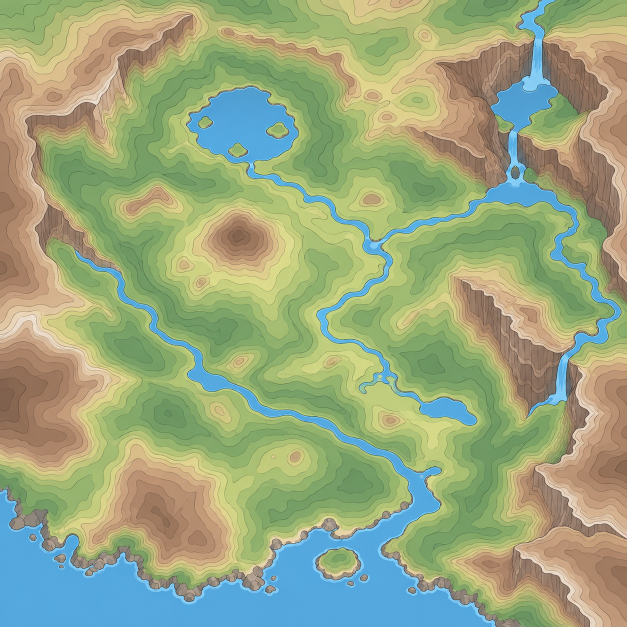
#> input picture tools/terrain/ref/topo.png, 1254 x 1254 px (shown at 1/2 size)
$ python gen_heightmap.py
#> lines starting #> are read from the running program, lines starting #| are printed output that depends on the picture; long printed decimals are rounded
# /// script
# requires-python = ">=3.11"
# dependencies = ["numpy", "scipy", "pillow"]
# ///
"""Generate the terrain heightmap from ref/topo.png + terrain_features.py.

    uv run gen_heightmap.py

Pipeline:
  1. Classify topo colors -> relief index (hypsometric ramp) + water/sea/lake masks.
  2. Water levels: shortest path from the sea over the water network (river slope,
     flat lakes, explicit waterfall drops) -> monotonic level per water pixel.
  3. Valley floor: harmonic interpolation of water levels over the land.
  4. Height = valley floor + relief + low-amplitude noise.
  5. Cliffs: authored bands are re-profiled into talus + terraced riser + rim.
  6. Carve river/lake beds, banks, coast and sea floor.

Outputs (out/): heightmap.npy (float32 meters, row 0 = north, sea level = 0),
heightmap_16.png + heightmap.json (normalized 16-bit + range), mask_*.png, preview_*.png.
"""
import json
from pathlib import Path

import numpy as np
from PIL import Image
from scipy import ndimage as ndi
from scipy import sparse
from scipy.sparse import csgraph
from scipy.sparse.linalg import spsolve

import terrain_features as F

HERE = Path(__file__).parent
OUT = HERE / "out"
SIZE_M = 1024.0  # world size (m)
RES = 1024  # heightmap samples per side (1 m spacing)
PX = SIZE_M / RES  # meters per sample
K = RES / F.REF_SIZE  # ref px -> sample

RIVER_SLOPE = 0.030  # level rise per m along rivers
LAKE_SLOPE = 0.0005
LAND_SLOPE = 0.5  # high: water must follow rivers/connectors, not shortcut over land
RELIEF_SCALE = 1.35
SEED = 7

# Hypsometric ramp of the topo image (RGB -> relief index). -1 contour line, -2 water.
RAMP = [((109, 147, 95), 0), ((125, 162, 102), 1), ((143, 174, 107), 2), ((160, 183, 112), 3),
        ((178, 192, 118), 4), ((194, 201, 126), 5), ((217, 206, 139), 6), ((228, 205, 175), 7.5),
        ((211, 180, 140), 8), ((194, 159, 124), 9), ((174, 140, 110), 10), ((152, 123, 100), 11),
        ((130, 106, 87), 12), ((84, 91, 81), -1), ((84, 167, 220), -2), ((128, 202, 242), -2)]


def smoothstep(a: float, b: float, x: np.ndarray) -> np.ndarray:
    t = np.clip((x - a) / (b - a), 0.0, 1.0)
    return t * t * (3 - 2 * t)


def disk(r: int) -> np.ndarray:
    y, x = np.ogrid[-r:r + 1, -r:r + 1]
    return x * x + y * y <= r * r


def classify(img: np.ndarray) -> tuple[np.ndarray, np.ndarray]:
    """Return (relief index [RES,RES] float, water mask)."""
    cols = np.array([c for c, _ in RAMP], np.float32)
    vals = np.array([v for _, v in RAMP], np.float32)
    idx = np.empty(img.shape[:2], np.int32)
    for r in range(0, img.shape[0], 128):  # chunked to bound memory
        d = ((img[r:r + 128, :, None, :] - cols[None, None]) ** 2).sum(-1)
        idx[r:r + 128] = d.argmin(-1)
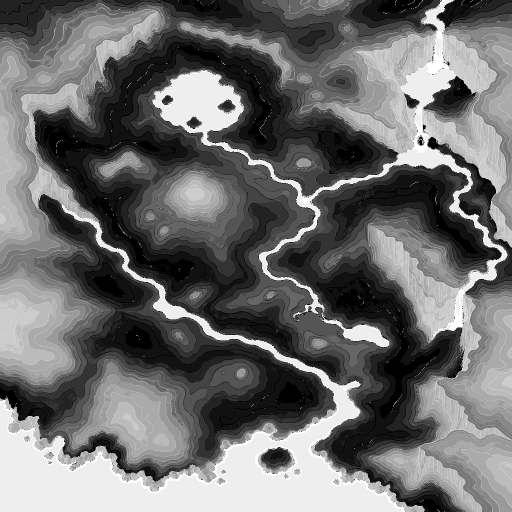
#> idx: shape (1024, 1024) int32 (shown at 1/2 size); min 0, max 15, mean 6.42; drawn with min black and max white
    v = vals[idx]
    water = ndi.binary_opening(ndi.binary_closing(v == -2, disk(1)), disk(1))
    land = v >= 0
    _, near = ndi.distance_transform_edt(~land, return_indices=True)
    rel = ndi.median_filter(v[near[0], near[1]], 5)
    return ndi.gaussian_filter(rel, 7.0 / PX), water


def split_water(water: np.ndarray) -> tuple[np.ndarray, np.ndarray]:
    """Sea = wide water touching the map border; lakes = wide inland water."""
    r = int(10 / PX)
    wide = ndi.binary_opening(np.pad(water, r, mode="edge"), disk(r))[r:-r, r:-r]
    lab, _ = ndi.label(wide)
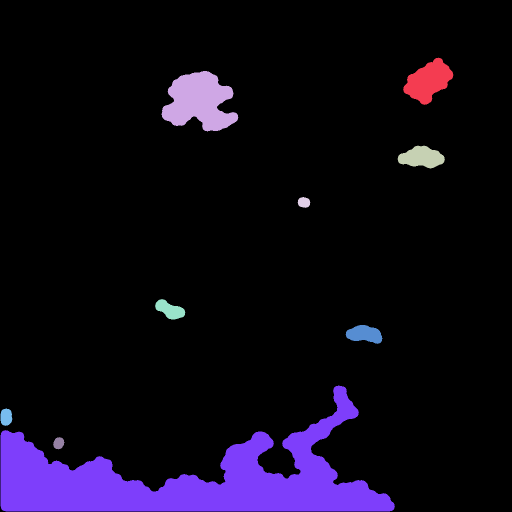
#> lab: shape (1024, 1024) int32 (shown at 1/2 size); 10 distinct labels, from 0 to 9; one colour per label, 0 black
    m = 4  # morphology leaves a thin unset frame at the image edge
    border = np.unique(np.concatenate([lab[:m].ravel(), lab[-m:].ravel(),
                                       lab[:, :m].ravel(), lab[:, -m:].ravel()]))
#> border = [0, 7, 8]
    sea = np.isin(lab, border[border > 0])
    sea = ndi.binary_dilation(sea, disk(int(10 / PX))) & water
    lake = ndi.binary_opening(water & ~sea, disk(int(6 / PX)))
    lake = ndi.binary_dilation(lake, disk(int(6 / PX))) & water & ~sea
    return sea, lake


def polyline_field(pts_ref, shape):
    """Per-pixel (m): lateral signed offset s, distance d, end overshoot e, unit normal, arc length."""
    P = np.array(pts_ref, np.float64) * K * PX
    yy, xx = np.mgrid[0:shape[0], 0:shape[1]]
    px, py = (xx + 0.5) * PX, (yy + 0.5) * PX
    best = np.full(shape, np.inf)
    s, e, nx, ny, along = (np.zeros(shape) for _ in range(5))
    arc = 0.0
    for i in range(len(P) - 1):
        a, b = P[i], P[i + 1]
        ab = b - a
        ln = np.hypot(*ab)
        t_raw = ((px - a[0]) * ab[0] + (py - a[1]) * ab[1]) / ln**2
        t = np.clip(t_raw, 0, 1)
        d = np.hypot(px - (a[0] + t * ab[0]), py - (a[1] + t * ab[1]))
        m = d < best
        best[m] = d[m]
        s[m] = ((ab[0] * (py - a[1]) - ab[1] * (px - a[0])) / ln)[m]
        over = np.zeros(shape)
        if i == 0:
            over = np.maximum(over, -t_raw * ln)
        if i == len(P) - 2:
            over = np.maximum(over, (t_raw - 1) * ln)
        e[m] = over[m]
        nx[m], ny[m] = -ab[1] / ln, ab[0] / ln
        along[m] = (arc + t * ln)[m]
        arc += ln
    return s, best, e, nx, ny, along


def fall_cost(shape) -> np.ndarray:
    cost = np.zeros(shape)
    band = 2.5  # m, half thickness of the fall line
    for f in F.FALLS:
        d = polyline_field(f["pts"], shape)[1]
        cost[d < band] += f["drop"] / (2 * band)
    return cost


def water_levels(water, sea, lake) -> np.ndarray:
    """Shortest-path level from the sea (0 m) over water; land bridges gaps."""
    h, w = water.shape
    link = np.zeros(water.shape, bool)
    for cn in F.CONNECTORS:
        link |= polyline_field(cn["pts"], water.shape)[1] < 2.0
    c = np.where(lake, LAKE_SLOPE, np.where(water | link, RIVER_SLOPE, LAND_SLOPE))
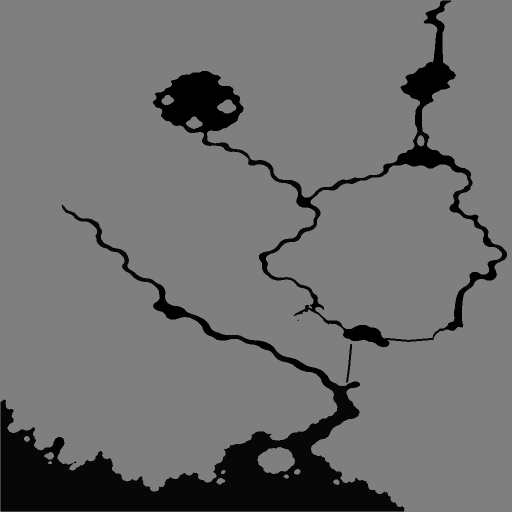
#> c: shape (1024, 1024) float64 (shown at 1/2 size); min 0.0005, max 0.5, mean 0.44
    c = (c + fall_cost(water.shape)) * PX
    ids = np.arange(h * w).reshape(h, w)
    rows, cols, wts = [], [], []
    for dy, dx, ln in [(0, 1, 1.0), (1, 0, 1.0), (1, 1, 1.414), (1, -1, 1.414)]:
        x0, x1 = max(0, -dx), w - max(0, dx)
        a = ids[0:h - dy, x0:x1].ravel()
        b = ids[dy:h, x0 + dx:x1 + dx].ravel()
        cw = 0.5 * (c.ravel()[a] + c.ravel()[b]) * ln
        rows += [a, b]; cols += [b, a]; wts += [cw, cw]
#> after the loop, cols = 8 items; rows = 8 items; wts = 8 items
    g = sparse.csr_matrix((np.concatenate(wts), (np.concatenate(rows), np.concatenate(cols))),
                          shape=(h * w, h * w))
    src = ids[sea]
    lvl = csgraph.dijkstra(g, indices=src, min_only=True)
    return lvl.reshape(h, w)


def harmonic_fill(level: np.ndarray, fixed: np.ndarray, n: int = 256) -> np.ndarray:
    """Solve Laplace(V)=0 on an n x n grid with water cells fixed; upsample to full res."""
#> called with n = 256
    f = level.shape[0] // n
    fx = fixed.reshape(n, f, n, f)
    cnt = fx.sum((1, 3))
    vsum = np.where(fixed, level, 0).reshape(n, f, n, f).sum((1, 3))
    known = cnt > 0
    kv = np.where(known, vsum / np.maximum(cnt, 1), 0)
    free = ~known
    fid = -np.ones((n, n), int); fid[free] = np.arange(free.sum())
    rows, cols, vals = [], [], []
    rhs = np.zeros(free.sum())
    for dy, dx in [(0, 1), (0, -1), (1, 0), (-1, 0)]:
        ys, xs = np.nonzero(free)
        ny, nx = ys + dy, xs + dx
        ok = (ny >= 0) & (ny < n) & (nx >= 0) & (nx < n)  # Neumann at map edges
        ys, xs, ny, nx = ys[ok], xs[ok], ny[ok], nx[ok]
        me = fid[ys, xs]
        rows.append(me); cols.append(me); vals.append(np.ones(len(me)))
        nb_free = free[ny, nx]
        rows.append(me[nb_free]); cols.append(fid[ny, nx][nb_free]); vals.append(-np.ones(nb_free.sum()))
        np.add.at(rhs, me[~nb_free], kv[ny, nx][~nb_free])
#> after the loop, cols = 8 items; rows = 8 items; vals = 8 items
    A = sparse.csr_matrix((np.concatenate(vals), (np.concatenate(rows), np.concatenate(cols))),
                          shape=(len(rhs),) * 2)
    V = kv.copy()
    V[free] = spsolve(A.tocsc(), rhs)
    return ndi.gaussian_filter(ndi.zoom(V, f, order=1), 2.0 * f)


def fbm(shape, rng, scales_amps) -> np.ndarray:
#> called with shape = (1024, 1024)
    out = np.zeros(shape)
    for sc, amp in scales_amps:
        n = ndi.gaussian_filter(rng.standard_normal(shape), sc / PX, mode="wrap")
        out += amp * n / (n.std() + 1e-9)
    return out


def cliff_profile(u, steps: int, jitter, t0: float = 0.38, t1: float = 0.62):
    """0 at the low edge, 1 at the high edge: concave talus, terraced riser, rounded rim."""
    talus = 0.10 * (u / t0) ** 2
    q = np.clip((u - t0) / (t1 - t0), 0, 1) * steps
    fl = np.minimum(np.floor(q), steps - 1)
    riser = 0.10 + 0.85 * (fl + smoothstep(0.25 + jitter, 1.0, q - fl)) / steps
    v = np.clip((u - t1) / (1 - t1), 0, 1)
    rim = 0.95 + 0.05 * (1 - (1 - v) ** 2)
    return np.where(u < t0, talus, np.where(u < t1, riser, rim))


def high_side(hs, s, e, w) -> float:
    """+1 when the terrain on the +s side of the cliff line is higher, else -1."""
    core = e < 1.0
    pos = hs[core & (s > w) & (s < 2.5 * w)].mean()
    neg = hs[core & (s < -w) & (s > -2.5 * w)].mean()
    return 1.0 if pos >= neg else -1.0


def gully_noise(rng, length: float) -> tuple[np.ndarray, np.ndarray]:
    """1D noise along the cliff line (m) -> chutes and buttresses across the face."""
    g = ndi.gaussian_filter1d(rng.standard_normal(int(length) + 2), 5.0)
    return np.arange(len(g), dtype=float), g / (g.std() + 1e-9)


def apply_cliffs(h: np.ndarray, d_water: np.ndarray, rng) -> tuple[np.ndarray, np.ndarray]:
    """Sharpen the authored cliff bands and lift their high side by `drop` (fading over `back`)."""
    hs = ndi.gaussian_filter(h, 3.0 / PX)
    wob_big = fbm(h.shape, rng, [(30, 1.0)])
    wob_small = fbm(h.shape, rng, [(6, 1.0)])
    mask = np.zeros_like(h)
    lift_all = np.zeros_like(h)  # max-combined so overlapping cliffs do not stack into spikes
    for c in F.CLIFFS:
        w, back, drop, taper = float(c["w"]), float(c.get("back", 200)), float(c["drop"]), float(c.get("taper", 50))
        s, _, e, nx, ny, along = polyline_field(c["pts"], h.shape)
        side = c.get("side") or high_side(hs, s, e, w)
        sh = s * side
        sel = np.nonzero((sh > -w) & (sh < w + back) & (e < taper))
        shs = sh[sel]
        py, px = (sel[0] + 0.5) * PX, (sel[1] + 0.5) * PX
        nxs, nys = nx[sel] * side, ny[sel] * side

        def sample(off):
            return ndi.map_coordinates(hs, [(py + nys * off) / PX - 0.5, (px + nxs * off) / PX - 0.5],
                                       order=1, mode="nearest")
        gx, gy = gully_noise(rng, along.max())
        sh2 = shs + wob_big[sel] * 0.25 * w + wob_small[sel] + np.interp(along[sel], gx, gy) * 3.0
        u = np.clip((sh2 + w) / (2 * w), 0, 1)
        prof = cliff_profile(u, int(c["steps"]), np.clip(0.2 + 0.2 * wob_small[sel], 0, 0.45))
        h_hi, h_lo = sample(w - shs), sample(-w - shs)
        sharp = np.minimum(h_hi, h_lo) + np.abs(h_hi - h_lo) * prof
        endfade = 1 - smoothstep(0, taper, e[sel])
        band = (1 - smoothstep(0.75, 1.0, np.abs(shs) / w)) * endfade
        lift = drop * prof * (1 - smoothstep(w, w + back, shs)) * endfade * smoothstep(8, 45, d_water[sel])
        h[sel] += band * (sharp - h[sel])
        lift_all[sel] = np.maximum(lift_all[sel], lift)
        face = endfade * smoothstep(0.34, 0.38, u) * (1 - smoothstep(0.62, 0.66, u))
        mask[sel] = np.maximum(mask[sel], face)
#> this loop made 11 passes
#> (pos in high_side, neg in high_side, side, sel) on passes 1 to 3: (40.24, 71.78, -1, 58456 positions, rows 0 to 236, columns 0 to 364), (58.8, 25.14, 1, 63243 positions, rows 161 to 644, columns 0 to 245), (93.42, 70.62, 1, 75135 positions, rows 36 to 372, columns 660 to 987)
#> pass 1, in polyline_field (call 9), `yy, xx = np.mgrid[0:shape[0], 0:shape[1]]`:
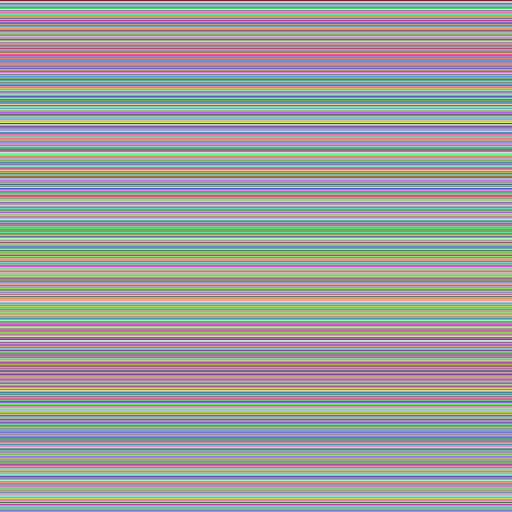
#> yy: shape (1024, 1024) int64 (shown at 1/2 size); 1024 distinct labels, from 0 to 1023; one colour per label, 0 black
#> pass 1, in polyline_field (call 9), `px, py = (xx + 0.5) * PX, (yy + 0.5) * PX`:
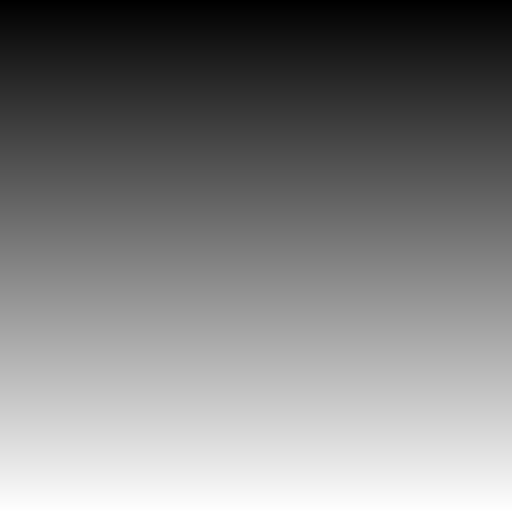
#> py: shape (1024, 1024) float64 (shown at 1/2 size); min 0.5, max 1023.5, mean 512; drawn with min black and max white
#> after the loop:
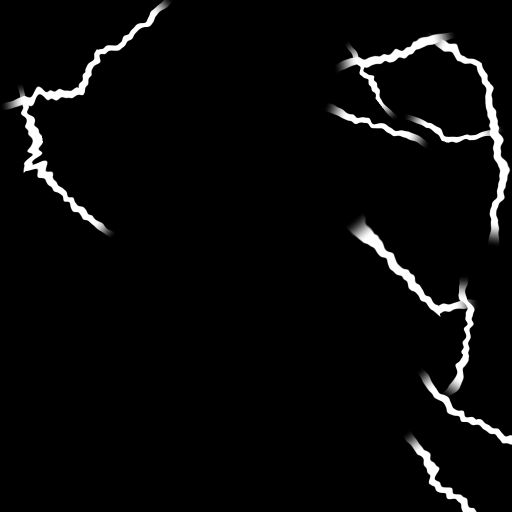
#> mask: shape (1024, 1024) float64 (shown at 1/2 size); min 0, max 1, mean 0.0378
    h += lift_all
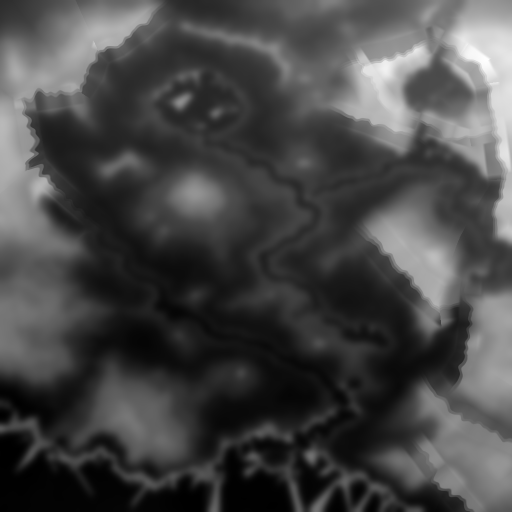
#> h: shape (1024, 1024) float64 (shown at 1/2 size); min -0.76, max 170.7, mean 47.3; drawn with min black and max white
    # remove needles/knife ridges narrower than ~7 m left where cliff bands meet or end
    opened = ndi.grey_opening(h, size=(int(7 / PX),) * 2)
    h = np.minimum(h, opened + 2.0)
    soft = ndi.gaussian_filter(h, 0.8 / PX)  # anti-alias the risers on the 1 m grid
    zone = np.clip(ndi.gaussian_filter(mask, 3 / PX) * 4, 0, 1)
    return h + zone * (soft - h), mask


def smin(a, b, k: float):
    """Polynomial smooth minimum."""
    t = np.clip(0.5 + 0.5 * (b - a) / k, 0, 1)
    return b + (a - b) * t - k * t * (1 - t)


def effective_level(h, level, water, lake) -> np.ndarray:
    """Water level clamped below the surrounding banks, so no bank has to rise above the
    ground behind it (that produced levee rims). Lakes stay flat."""
    land_h = np.where(water, np.inf, h)
    ring = ndi.minimum_filter(land_h, size=int(9 / PX))
    eff = np.where(water, np.minimum(level, ring - 0.4), np.nan)
    lab, n = ndi.label(lake)
#> n = 20
    if n:
        # 10th percentile of the shore, not the minimum: the outlet notch alone must not drain a lake
        lvl = np.array([np.percentile(eff[(lab == i) & np.isfinite(eff)], 10) for i in range(1, n + 1)])
#> lvl = 20 values, max 48.27 at index 0, min 0.016 at index 18, mean 15.5
        eff = np.where(lake, lvl[np.maximum(lab - 1, 0)], eff)
    wf = water.astype(float)
    sm = ndi.gaussian_filter(np.where(water, eff, 0), 6 / PX) / np.maximum(ndi.gaussian_filter(wf, 6 / PX), 1e-6)
    return np.where(water, np.where(lake, eff, np.minimum(eff, sm)), level)


def carve_water(h, level, water, lake, cliff) -> tuple[np.ndarray, np.ndarray]:
    level = effective_level(h, level, water, lake)
    d_in = ndi.distance_transform_edt(water) * PX
    d_out, near = ndi.distance_transform_edt(~water, return_indices=True)
    d_out *= PX
    L = np.where(water, level, ndi.gaussian_filter(level[near[0], near[1]], 10 / PX))
    steep = np.clip(ndi.gaussian_filter(cliff, 4 / PX) * 3, 0, 1)
    bank = 1.0 + (0.12 + 2.0 * steep) * d_out + 0.012 * d_out**2  # flat floodplain, widening valley
    h = L + smin(h - L, bank, 5.0)
    dd = ndi.gaussian_filter(d_in, 3 / PX)
    depth = np.where(lake, np.minimum(1.0 + 0.3 * dd, 14.0), np.minimum(0.8 + 0.45 * d_in, 3.0))
    h = np.where(water, L - depth, h)
    edge = 1 - smoothstep(2.0, 6.0, np.minimum(d_in, d_out))  # round off the bank lip
    return h + edge * (ndi.gaussian_filter(h, 2.0 / PX) - h), level


def carve_coast(h, sea, water, rel) -> np.ndarray:
    d_out = ndi.distance_transform_edt(~sea) * PX
    d_in = ndi.distance_transform_edt(sea) * PX
    rock = np.clip((rel - 4) / 8, 0, 1)  # rocky shores are drawn brown in the topo
    cap = 0.3 + 3.5 * rock**2 + (0.6 + 1.0 * rock) * d_out + 0.02 * d_out**2
    wt = 1 - smoothstep(30, 55, d_out)
    h = h + wt * (smin(h, cap, 2.0) - h)
    h = np.where(~water & (d_out < 20), np.maximum(h, 0.5 + 0.05 * d_out), h)
    floor = ndi.gaussian_filter(-(0.6 + 15 * (1 - np.exp(-d_in / 60))), 3 / PX)
    h = np.where(sea, floor, h)
    edge = 1 - smoothstep(2.0, 6.0, np.minimum(d_in, d_out))  # blend the shoreline step
    return h + edge * (ndi.gaussian_filter(h, 2.0 / PX) - h)


def build() -> dict:
    rng = np.random.default_rng(SEED)
    img = Image.open(HERE / "ref/topo.png").convert("RGB").resize((RES, RES), Image.LANCZOS)
    rel, water = classify(np.asarray(img, np.float32))
    sea, lake = split_water(water)
    level = water_levels(water, sea, lake)
    valley = harmonic_fill(level, water)
    relief = RELIEF_SCALE * (1 + 2.6 * rel + 0.2 * rel**2)
    noise = fbm(rel.shape, rng, [(60, 3.0), (20, 1.0), (7, 0.3)]) * (0.4 + rel / 12)
    h = valley + relief + noise
    d_water = ndi.distance_transform_edt(~(water & ~sea)) * PX
    h, cliff = apply_cliffs(h, d_water, rng)
    h, level = carve_water(h, level, water & ~sea, lake, cliff)
    h = carve_coast(h, sea, water, rel)
    return {"h": h.astype(np.float32), "level": level, "water": water, "sea": sea,
            "lake": lake, "cliff": cliff, "valley": valley}


def hillshade(h: np.ndarray, az: float = 315, alt: float = 40) -> np.ndarray:
    gy, gx = np.gradient(h, PX)
    a, b = np.radians(az), np.radians(alt)
    slope = np.arctan(np.hypot(gx, gy))
    aspect = np.arctan2(-gx, gy)
    return np.clip(np.sin(b) * np.cos(slope) + np.cos(b) * np.sin(slope) * np.cos(a - aspect), 0, 1)


def save_previews(r: dict) -> None:
    h, water = r["h"], r["water"]
    hs = hillshade(h)
    Image.fromarray((hs * 255).astype(np.uint8)).save(OUT / "preview_hillshade.png")
    stops = np.array([[70, 120, 70], [150, 185, 110], [215, 205, 140], [185, 150, 115], [120, 95, 80]], float)
    t = np.clip(h / max(h.max(), 1), 0, 1) * (len(stops) - 1)
    i = np.minimum(t.astype(int), len(stops) - 2)
    col = stops[i] + (stops[i + 1] - stops[i]) * (t - i)[..., None]
    col *= (0.45 + 0.65 * hs)[..., None]
    contour = np.abs((h / 5.0) - np.round(h / 5.0)) * 5.0 < 0.12 * np.hypot(*np.gradient(h)) + 0.05
    col[contour & ~water] *= 0.7
    col[water] = [80, 150, 215]
    tint = Image.fromarray(np.clip(col, 0, 255).astype(np.uint8))
    tint.save(OUT / "preview_tint.png")
    ref = Image.open(HERE / "ref/topo.png").convert("RGB").resize((RES, RES))
    pair = Image.new("RGB", (RES * 2, RES)); pair.paste(ref, (0, 0)); pair.paste(tint, (RES, 0))
    pair.resize((RES, RES // 2)).save(OUT / "preview_compare.png")
    lv = np.where(water, r["level"], np.nan)
    print("level range on water:", np.nanmin(lv), np.nanmax(lv))


def save_outputs(r: dict) -> None:
    OUT.mkdir(exist_ok=True)
    h = r["h"]
    np.save(OUT / "heightmap.npy", h)
    h.astype("<f4").tofile(OUT / "heightmap.f32")  # raw row-major float32 for export_godot.gd
    lo, hi = float(h.min()), float(h.max())
#> lo = -9.38; hi = 157.7
    Image.fromarray(((h - lo) / (hi - lo) * 65535).astype(np.uint16)).save(OUT / "heightmap_16.png")
    (OUT / "heightmap.json").write_text(json.dumps(
        {"size_m": SIZE_M, "res": RES, "spacing_m": PX, "min_m": lo, "max_m": hi,
         "sea_level_m": 0.0, "row0": "north"}, indent=2))
    for name in ("water", "cliff"):
        Image.fromarray((np.clip(r[name].astype(np.float32), 0, 1) * 255).astype(np.uint8)).save(
            OUT / f"mask_{name}.png")
    np.savez_compressed(OUT / "terrain_masks.npz", water=r["water"], sea=r["sea"], lake=r["lake"],
                        cliff=r["cliff"].astype(np.float32), level=r["level"].astype(np.float32))
    save_previews(r)
#> in hillshade, `a, b = np.radians(az), np.radians(alt)`: a = 5.5; b = 0.698
#> in save_previews, `stops = np.array([[70, 120, 70], [150, 185, 110], [215, 205, 140], [18..`: stops = [[70, 120, 70], [150, 185, 110], [215, 205, 140], [185, 150, 115], [120, 95, 80]]
#| level range on water: 0.0 77.121
    for k, (x, y) in F.PROBES.items():
        iy, ix = int(y * K), int(x * K)
        print(f"  {k:24s} h={h[iy, ix]:7.1f}  level={r['level'][iy, ix]:6.1f}  valley={r['valley'][iy, ix]:6.1f}")
#> this loop made 15 passes
#|   upper_lake               h=   16.1  level=  24.6  valley=  24.7
#|   junction                 h=   15.1  level=  17.5  valley=  17.5
#> (further printed lines are left out)
    print(f"height range {lo:.1f} .. {hi:.1f} m")
#| height range -9.4 .. 157.7 m


if __name__ == "__main__":
    save_outputs(build())
